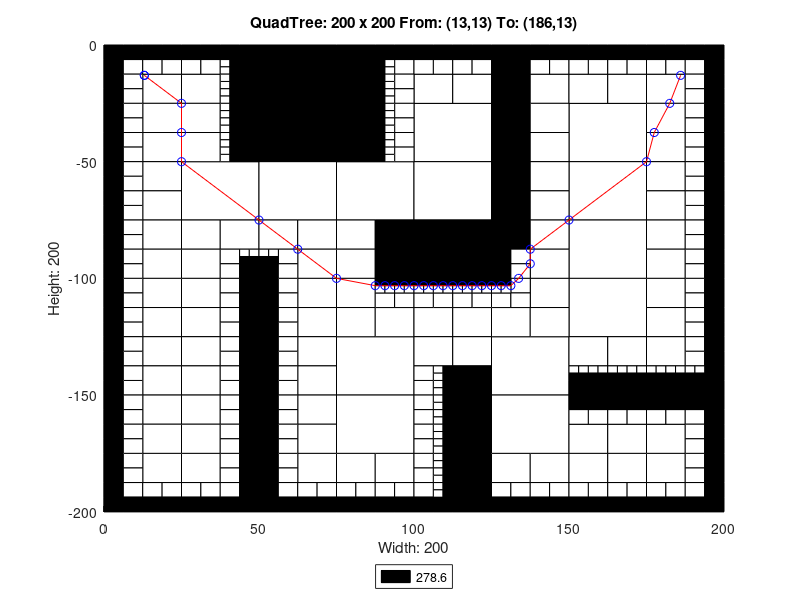

The MATLAB script that drew this image:
axis([0 200 -200 0]);
title('QuadTree: 200 x 200 From: (13,13) To: (186,13)');
xlabel('Width: 200');
ylabel('Height: 200');
rectangle('Position',[50 -25 25 25], 'FaceColor',[0 0 0]);
rectangle('Position',[50 -50 25 25], 'FaceColor',[0 0 0]);
rectangle('Position',[25 -75 25 25], 'FaceColor',[1 1 1]);
rectangle('Position',[50 -75 25 25], 'FaceColor',[1 1 1]);
rectangle('Position',[75 -75 25 25], 'FaceColor',[1 1 1]);
rectangle('Position',[100 -50 25 25], 'FaceColor',[1 1 1]);
rectangle('Position',[150 -50 25 25], 'FaceColor',[1 1 1]);
rectangle('Position',[100 -75 25 25], 'FaceColor',[1 1 1]);
rectangle('Position',[100 -100 25 25], 'FaceColor',[0 0 0]);
rectangle('Position',[150 -75 25 25], 'FaceColor',[1 1 1]);
rectangle('Position',[150 -100 25 25], 'FaceColor',[1 1 1]);
rectangle('Position',[75 -150 25 25], 'FaceColor',[1 1 1]);
rectangle('Position',[75 -175 25 25], 'FaceColor',[1 1 1]);
rectangle('Position',[125 -150 25 25], 'FaceColor',[1 1 1]);
rectangle('Position',[150 -125 25 25], 'FaceColor',[1 1 1]);
rectangle('Position',[125 -175 25 25], 'FaceColor',[1 1 1]);
rectangle('Position',[12.5 -25 12.5 12.5], 'FaceColor',[1 1 1]);
rectangle('Position',[25 -25 12.5 12.5], 'FaceColor',[1 1 1]);
rectangle('Position',[12.5 -37.5 12.5 12.5], 'FaceColor',[1 1 1]);
rectangle('Position',[12.5 -50 12.5 12.5], 'FaceColor',[1 1 1]);
rectangle('Position',[25 -37.5 12.5 12.5], 'FaceColor',[1 1 1]);
rectangle('Position',[25 -50 12.5 12.5], 'FaceColor',[1 1 1]);
rectangle('Position',[75 -12.5 12.5 12.5], 'FaceColor',[0 0 0]);
rectangle('Position',[75 -25 12.5 12.5], 'FaceColor',[0 0 0]);
rectangle('Position',[75 -37.5 12.5 12.5], 'FaceColor',[0 0 0]);
rectangle('Position',[75 -50 12.5 12.5], 'FaceColor',[0 0 0]);
rectangle('Position',[12.5 -62.5 12.5 12.5], 'FaceColor',[1 1 1]);
rectangle('Position',[12.5 -75 12.5 12.5], 'FaceColor',[1 1 1]);
rectangle('Position',[12.5 -87.5 12.5 12.5], 'FaceColor',[1 1 1]);
rectangle('Position',[12.5 -100 12.5 12.5], 'FaceColor',[1 1 1]);
rectangle('Position',[25 -87.5 12.5 12.5], 'FaceColor',[1 1 1]);
rectangle('Position',[37.5 -87.5 12.5 12.5], 'FaceColor',[1 1 1]);
rectangle('Position',[25 -100 12.5 12.5], 'FaceColor',[1 1 1]);
rectangle('Position',[50 -87.5 12.5 12.5], 'FaceColor',[1 1 1]);
rectangle('Position',[62.5 -87.5 12.5 12.5], 'FaceColor',[1 1 1]);
rectangle('Position',[62.5 -100 12.5 12.5], 'FaceColor',[1 1 1]);
rectangle('Position',[75 -87.5 12.5 12.5], 'FaceColor',[1 1 1]);
rectangle('Position',[87.5 -87.5 12.5 12.5], 'FaceColor',[0 0 0]);
rectangle('Position',[75 -100 12.5 12.5], 'FaceColor',[1 1 1]);
rectangle('Position',[87.5 -100 12.5 12.5], 'FaceColor',[0 0 0]);
rectangle('Position',[100 -25 12.5 12.5], 'FaceColor',[1 1 1]);
rectangle('Position',[112.5 -25 12.5 12.5], 'FaceColor',[1 1 1]);
rectangle('Position',[125 -12.5 12.5 12.5], 'FaceColor',[0 0 0]);
rectangle('Position',[125 -25 12.5 12.5], 'FaceColor',[0 0 0]);
rectangle('Position',[137.5 -25 12.5 12.5], 'FaceColor',[1 1 1]);
rectangle('Position',[125 -37.5 12.5 12.5], 'FaceColor',[0 0 0]);
rectangle('Position',[137.5 -37.5 12.5 12.5], 'FaceColor',[1 1 1]);
rectangle('Position',[125 -50 12.5 12.5], 'FaceColor',[0 0 0]);
rectangle('Position',[137.5 -50 12.5 12.5], 'FaceColor',[1 1 1]);
rectangle('Position',[150 -25 12.5 12.5], 'FaceColor',[1 1 1]);
rectangle('Position',[162.5 -25 12.5 12.5], 'FaceColor',[1 1 1]);
rectangle('Position',[175 -25 12.5 12.5], 'FaceColor',[1 1 1]);
rectangle('Position',[175 -37.5 12.5 12.5], 'FaceColor',[1 1 1]);
rectangle('Position',[175 -50 12.5 12.5], 'FaceColor',[1 1 1]);
rectangle('Position',[125 -62.5 12.5 12.5], 'FaceColor',[0 0 0]);
rectangle('Position',[137.5 -62.5 12.5 12.5], 'FaceColor',[1 1 1]);
rectangle('Position',[125 -75 12.5 12.5], 'FaceColor',[0 0 0]);
rectangle('Position',[137.5 -75 12.5 12.5], 'FaceColor',[1 1 1]);
rectangle('Position',[125 -87.5 12.5 12.5], 'FaceColor',[0 0 0]);
rectangle('Position',[137.5 -87.5 12.5 12.5], 'FaceColor',[1 1 1]);
rectangle('Position',[137.5 -100 12.5 12.5], 'FaceColor',[1 1 1]);
rectangle('Position',[175 -62.5 12.5 12.5], 'FaceColor',[1 1 1]);
rectangle('Position',[175 -75 12.5 12.5], 'FaceColor',[1 1 1]);
rectangle('Position',[175 -87.5 12.5 12.5], 'FaceColor',[1 1 1]);
rectangle('Position',[175 -100 12.5 12.5], 'FaceColor',[1 1 1]);
rectangle('Position',[12.5 -112.5 12.5 12.5], 'FaceColor',[1 1 1]);
rectangle('Position',[12.5 -125 12.5 12.5], 'FaceColor',[1 1 1]);
rectangle('Position',[25 -112.5 12.5 12.5], 'FaceColor',[1 1 1]);
rectangle('Position',[25 -125 12.5 12.5], 'FaceColor',[1 1 1]);
rectangle('Position',[12.5 -137.5 12.5 12.5], 'FaceColor',[1 1 1]);
rectangle('Position',[12.5 -150 12.5 12.5], 'FaceColor',[1 1 1]);
rectangle('Position',[25 -137.5 12.5 12.5], 'FaceColor',[1 1 1]);
rectangle('Position',[25 -150 12.5 12.5], 'FaceColor',[1 1 1]);
rectangle('Position',[62.5 -112.5 12.5 12.5], 'FaceColor',[1 1 1]);
rectangle('Position',[62.5 -125 12.5 12.5], 'FaceColor',[1 1 1]);
rectangle('Position',[75 -112.5 12.5 12.5], 'FaceColor',[1 1 1]);
rectangle('Position',[75 -125 12.5 12.5], 'FaceColor',[1 1 1]);
rectangle('Position',[87.5 -125 12.5 12.5], 'FaceColor',[1 1 1]);
rectangle('Position',[62.5 -137.5 12.5 12.5], 'FaceColor',[1 1 1]);
rectangle('Position',[62.5 -150 12.5 12.5], 'FaceColor',[1 1 1]);
rectangle('Position',[12.5 -162.5 12.5 12.5], 'FaceColor',[1 1 1]);
rectangle('Position',[12.5 -175 12.5 12.5], 'FaceColor',[1 1 1]);
rectangle('Position',[25 -162.5 12.5 12.5], 'FaceColor',[1 1 1]);
rectangle('Position',[25 -175 12.5 12.5], 'FaceColor',[1 1 1]);
rectangle('Position',[12.5 -187.5 12.5 12.5], 'FaceColor',[1 1 1]);
rectangle('Position',[25 -187.5 12.5 12.5], 'FaceColor',[1 1 1]);
rectangle('Position',[62.5 -162.5 12.5 12.5], 'FaceColor',[1 1 1]);
rectangle('Position',[62.5 -175 12.5 12.5], 'FaceColor',[1 1 1]);
rectangle('Position',[62.5 -187.5 12.5 12.5], 'FaceColor',[1 1 1]);
rectangle('Position',[75 -187.5 12.5 12.5], 'FaceColor',[1 1 1]);
rectangle('Position',[87.5 -187.5 12.5 12.5], 'FaceColor',[1 1 1]);
rectangle('Position',[100 -125 12.5 12.5], 'FaceColor',[1 1 1]);
rectangle('Position',[112.5 -125 12.5 12.5], 'FaceColor',[1 1 1]);
rectangle('Position',[137.5 -112.5 12.5 12.5], 'FaceColor',[1 1 1]);
rectangle('Position',[125 -125 12.5 12.5], 'FaceColor',[1 1 1]);
rectangle('Position',[137.5 -125 12.5 12.5], 'FaceColor',[1 1 1]);
rectangle('Position',[100 -137.5 12.5 12.5], 'FaceColor',[1 1 1]);
rectangle('Position',[112.5 -137.5 12.5 12.5], 'FaceColor',[1 1 1]);
rectangle('Position',[112.5 -150 12.5 12.5], 'FaceColor',[0 0 0]);
rectangle('Position',[175 -112.5 12.5 12.5], 'FaceColor',[1 1 1]);
rectangle('Position',[175 -125 12.5 12.5], 'FaceColor',[1 1 1]);
rectangle('Position',[150 -137.5 12.5 12.5], 'FaceColor',[1 1 1]);
rectangle('Position',[162.5 -137.5 12.5 12.5], 'FaceColor',[1 1 1]);
rectangle('Position',[175 -137.5 12.5 12.5], 'FaceColor',[1 1 1]);
rectangle('Position',[112.5 -162.5 12.5 12.5], 'FaceColor',[0 0 0]);
rectangle('Position',[112.5 -175 12.5 12.5], 'FaceColor',[0 0 0]);
rectangle('Position',[112.5 -187.5 12.5 12.5], 'FaceColor',[0 0 0]);
rectangle('Position',[112.5 -200 12.5 12.5], 'FaceColor',[0 0 0]);
rectangle('Position',[125 -187.5 12.5 12.5], 'FaceColor',[1 1 1]);
rectangle('Position',[137.5 -187.5 12.5 12.5], 'FaceColor',[1 1 1]);
rectangle('Position',[150 -175 12.5 12.5], 'FaceColor',[1 1 1]);
rectangle('Position',[162.5 -175 12.5 12.5], 'FaceColor',[1 1 1]);
rectangle('Position',[175 -175 12.5 12.5], 'FaceColor',[1 1 1]);
rectangle('Position',[150 -187.5 12.5 12.5], 'FaceColor',[1 1 1]);
rectangle('Position',[162.5 -187.5 12.5 12.5], 'FaceColor',[1 1 1]);
rectangle('Position',[175 -187.5 12.5 12.5], 'FaceColor',[1 1 1]);
rectangle('Position',[0 -6.25 6.25 6.25], 'FaceColor',[0 0 0]);
rectangle('Position',[6.25 -6.25 6.25 6.25], 'FaceColor',[0 0 0]);
rectangle('Position',[0 -12.5 6.25 6.25], 'FaceColor',[0 0 0]);
rectangle('Position',[6.25 -12.5 6.25 6.25], 'FaceColor',[1 1 1]);
rectangle('Position',[12.5 -6.25 6.25 6.25], 'FaceColor',[0 0 0]);
rectangle('Position',[18.75 -6.25 6.25 6.25], 'FaceColor',[0 0 0]);
rectangle('Position',[12.5 -12.5 6.25 6.25], 'FaceColor',[1 1 1]);
rectangle('Position',[18.75 -12.5 6.25 6.25], 'FaceColor',[1 1 1]);
rectangle('Position',[0 -18.75 6.25 6.25], 'FaceColor',[0 0 0]);
rectangle('Position',[6.25 -18.75 6.25 6.25], 'FaceColor',[1 1 1]);
rectangle('Position',[0 -25 6.25 6.25], 'FaceColor',[0 0 0]);
rectangle('Position',[6.25 -25 6.25 6.25], 'FaceColor',[1 1 1]);
rectangle('Position',[25 -6.25 6.25 6.25], 'FaceColor',[0 0 0]);
rectangle('Position',[31.25 -6.25 6.25 6.25], 'FaceColor',[0 0 0]);
rectangle('Position',[25 -12.5 6.25 6.25], 'FaceColor',[1 1 1]);
rectangle('Position',[31.25 -12.5 6.25 6.25], 'FaceColor',[1 1 1]);
rectangle('Position',[37.5 -6.25 6.25 6.25], 'FaceColor',[0 0 0]);
rectangle('Position',[43.75 -6.25 6.25 6.25], 'FaceColor',[0 0 0]);
rectangle('Position',[43.75 -12.5 6.25 6.25], 'FaceColor',[0 0 0]);
rectangle('Position',[43.75 -18.75 6.25 6.25], 'FaceColor',[0 0 0]);
rectangle('Position',[43.75 -25 6.25 6.25], 'FaceColor',[0 0 0]);
rectangle('Position',[0 -31.25 6.25 6.25], 'FaceColor',[0 0 0]);
rectangle('Position',[6.25 -31.25 6.25 6.25], 'FaceColor',[1 1 1]);
rectangle('Position',[0 -37.5 6.25 6.25], 'FaceColor',[0 0 0]);
rectangle('Position',[6.25 -37.5 6.25 6.25], 'FaceColor',[1 1 1]);
rectangle('Position',[0 -43.75 6.25 6.25], 'FaceColor',[0 0 0]);
rectangle('Position',[6.25 -43.75 6.25 6.25], 'FaceColor',[1 1 1]);
rectangle('Position',[0 -50 6.25 6.25], 'FaceColor',[0 0 0]);
rectangle('Position',[6.25 -50 6.25 6.25], 'FaceColor',[1 1 1]);
rectangle('Position',[43.75 -31.25 6.25 6.25], 'FaceColor',[0 0 0]);
rectangle('Position',[43.75 -37.5 6.25 6.25], 'FaceColor',[0 0 0]);
rectangle('Position',[43.75 -43.75 6.25 6.25], 'FaceColor',[0 0 0]);
rectangle('Position',[43.75 -50 6.25 6.25], 'FaceColor',[0 0 0]);
rectangle('Position',[87.5 -6.25 6.25 6.25], 'FaceColor',[0 0 0]);
rectangle('Position',[93.75 -6.25 6.25 6.25], 'FaceColor',[0 0 0]);
rectangle('Position',[93.75 -12.5 6.25 6.25], 'FaceColor',[1 1 1]);
rectangle('Position',[93.75 -18.75 6.25 6.25], 'FaceColor',[1 1 1]);
rectangle('Position',[93.75 -25 6.25 6.25], 'FaceColor',[1 1 1]);
rectangle('Position',[93.75 -31.25 6.25 6.25], 'FaceColor',[1 1 1]);
rectangle('Position',[93.75 -37.5 6.25 6.25], 'FaceColor',[1 1 1]);
rectangle('Position',[93.75 -43.75 6.25 6.25], 'FaceColor',[1 1 1]);
rectangle('Position',[93.75 -50 6.25 6.25], 'FaceColor',[1 1 1]);
rectangle('Position',[0 -56.25 6.25 6.25], 'FaceColor',[0 0 0]);
rectangle('Position',[6.25 -56.25 6.25 6.25], 'FaceColor',[1 1 1]);
rectangle('Position',[0 -62.5 6.25 6.25], 'FaceColor',[0 0 0]);
rectangle('Position',[6.25 -62.5 6.25 6.25], 'FaceColor',[1 1 1]);
rectangle('Position',[0 -68.75 6.25 6.25], 'FaceColor',[0 0 0]);
rectangle('Position',[6.25 -68.75 6.25 6.25], 'FaceColor',[1 1 1]);
rectangle('Position',[0 -75 6.25 6.25], 'FaceColor',[0 0 0]);
rectangle('Position',[6.25 -75 6.25 6.25], 'FaceColor',[1 1 1]);
rectangle('Position',[0 -81.25 6.25 6.25], 'FaceColor',[0 0 0]);
rectangle('Position',[6.25 -81.25 6.25 6.25], 'FaceColor',[1 1 1]);
rectangle('Position',[0 -87.5 6.25 6.25], 'FaceColor',[0 0 0]);
rectangle('Position',[6.25 -87.5 6.25 6.25], 'FaceColor',[1 1 1]);
rectangle('Position',[0 -93.75 6.25 6.25], 'FaceColor',[0 0 0]);
rectangle('Position',[6.25 -93.75 6.25 6.25], 'FaceColor',[1 1 1]);
rectangle('Position',[0 -100 6.25 6.25], 'FaceColor',[0 0 0]);
rectangle('Position',[6.25 -100 6.25 6.25], 'FaceColor',[1 1 1]);
rectangle('Position',[37.5 -93.75 6.25 6.25], 'FaceColor',[1 1 1]);
rectangle('Position',[37.5 -100 6.25 6.25], 'FaceColor',[1 1 1]);
rectangle('Position',[43.75 -100 6.25 6.25], 'FaceColor',[0 0 0]);
rectangle('Position',[56.25 -93.75 6.25 6.25], 'FaceColor',[1 1 1]);
rectangle('Position',[50 -100 6.25 6.25], 'FaceColor',[0 0 0]);
rectangle('Position',[56.25 -100 6.25 6.25], 'FaceColor',[1 1 1]);
rectangle('Position',[100 -6.25 6.25 6.25], 'FaceColor',[0 0 0]);
rectangle('Position',[106.25 -6.25 6.25 6.25], 'FaceColor',[0 0 0]);
rectangle('Position',[100 -12.5 6.25 6.25], 'FaceColor',[1 1 1]);
rectangle('Position',[106.25 -12.5 6.25 6.25], 'FaceColor',[1 1 1]);
rectangle('Position',[112.5 -6.25 6.25 6.25], 'FaceColor',[0 0 0]);
rectangle('Position',[118.75 -6.25 6.25 6.25], 'FaceColor',[0 0 0]);
rectangle('Position',[112.5 -12.5 6.25 6.25], 'FaceColor',[1 1 1]);
rectangle('Position',[118.75 -12.5 6.25 6.25], 'FaceColor',[1 1 1]);
rectangle('Position',[137.5 -6.25 6.25 6.25], 'FaceColor',[0 0 0]);
rectangle('Position',[143.75 -6.25 6.25 6.25], 'FaceColor',[0 0 0]);
rectangle('Position',[137.5 -12.5 6.25 6.25], 'FaceColor',[1 1 1]);
rectangle('Position',[143.75 -12.5 6.25 6.25], 'FaceColor',[1 1 1]);
rectangle('Position',[150 -6.25 6.25 6.25], 'FaceColor',[0 0 0]);
rectangle('Position',[156.25 -6.25 6.25 6.25], 'FaceColor',[0 0 0]);
rectangle('Position',[150 -12.5 6.25 6.25], 'FaceColor',[1 1 1]);
rectangle('Position',[156.25 -12.5 6.25 6.25], 'FaceColor',[1 1 1]);
rectangle('Position',[162.5 -6.25 6.25 6.25], 'FaceColor',[0 0 0]);
rectangle('Position',[168.75 -6.25 6.25 6.25], 'FaceColor',[0 0 0]);
rectangle('Position',[162.5 -12.5 6.25 6.25], 'FaceColor',[1 1 1]);
rectangle('Position',[168.75 -12.5 6.25 6.25], 'FaceColor',[1 1 1]);
rectangle('Position',[175 -6.25 6.25 6.25], 'FaceColor',[0 0 0]);
rectangle('Position',[181.25 -6.25 6.25 6.25], 'FaceColor',[0 0 0]);
rectangle('Position',[175 -12.5 6.25 6.25], 'FaceColor',[1 1 1]);
rectangle('Position',[181.25 -12.5 6.25 6.25], 'FaceColor',[1 1 1]);
rectangle('Position',[187.5 -6.25 6.25 6.25], 'FaceColor',[0 0 0]);
rectangle('Position',[193.75 -6.25 6.25 6.25], 'FaceColor',[0 0 0]);
rectangle('Position',[187.5 -12.5 6.25 6.25], 'FaceColor',[1 1 1]);
rectangle('Position',[193.75 -12.5 6.25 6.25], 'FaceColor',[0 0 0]);
rectangle('Position',[187.5 -18.75 6.25 6.25], 'FaceColor',[1 1 1]);
rectangle('Position',[193.75 -18.75 6.25 6.25], 'FaceColor',[0 0 0]);
rectangle('Position',[187.5 -25 6.25 6.25], 'FaceColor',[1 1 1]);
rectangle('Position',[193.75 -25 6.25 6.25], 'FaceColor',[0 0 0]);
rectangle('Position',[187.5 -31.25 6.25 6.25], 'FaceColor',[1 1 1]);
rectangle('Position',[193.75 -31.25 6.25 6.25], 'FaceColor',[0 0 0]);
rectangle('Position',[187.5 -37.5 6.25 6.25], 'FaceColor',[1 1 1]);
rectangle('Position',[193.75 -37.5 6.25 6.25], 'FaceColor',[0 0 0]);
rectangle('Position',[187.5 -43.75 6.25 6.25], 'FaceColor',[1 1 1]);
rectangle('Position',[193.75 -43.75 6.25 6.25], 'FaceColor',[0 0 0]);
rectangle('Position',[187.5 -50 6.25 6.25], 'FaceColor',[1 1 1]);
rectangle('Position',[193.75 -50 6.25 6.25], 'FaceColor',[0 0 0]);
rectangle('Position',[125 -93.75 6.25 6.25], 'FaceColor',[0 0 0]);
rectangle('Position',[131.25 -93.75 6.25 6.25], 'FaceColor',[1 1 1]);
rectangle('Position',[125 -100 6.25 6.25], 'FaceColor',[0 0 0]);
rectangle('Position',[131.25 -100 6.25 6.25], 'FaceColor',[1 1 1]);
rectangle('Position',[187.5 -56.25 6.25 6.25], 'FaceColor',[1 1 1]);
rectangle('Position',[193.75 -56.25 6.25 6.25], 'FaceColor',[0 0 0]);
rectangle('Position',[187.5 -62.5 6.25 6.25], 'FaceColor',[1 1 1]);
rectangle('Position',[193.75 -62.5 6.25 6.25], 'FaceColor',[0 0 0]);
rectangle('Position',[187.5 -68.75 6.25 6.25], 'FaceColor',[1 1 1]);
rectangle('Position',[193.75 -68.75 6.25 6.25], 'FaceColor',[0 0 0]);
rectangle('Position',[187.5 -75 6.25 6.25], 'FaceColor',[1 1 1]);
rectangle('Position',[193.75 -75 6.25 6.25], 'FaceColor',[0 0 0]);
rectangle('Position',[187.5 -81.25 6.25 6.25], 'FaceColor',[1 1 1]);
rectangle('Position',[193.75 -81.25 6.25 6.25], 'FaceColor',[0 0 0]);
rectangle('Position',[187.5 -87.5 6.25 6.25], 'FaceColor',[1 1 1]);
rectangle('Position',[193.75 -87.5 6.25 6.25], 'FaceColor',[0 0 0]);
rectangle('Position',[187.5 -93.75 6.25 6.25], 'FaceColor',[1 1 1]);
rectangle('Position',[193.75 -93.75 6.25 6.25], 'FaceColor',[0 0 0]);
rectangle('Position',[187.5 -100 6.25 6.25], 'FaceColor',[1 1 1]);
rectangle('Position',[193.75 -100 6.25 6.25], 'FaceColor',[0 0 0]);
rectangle('Position',[0 -106.25 6.25 6.25], 'FaceColor',[0 0 0]);
rectangle('Position',[6.25 -106.25 6.25 6.25], 'FaceColor',[1 1 1]);
rectangle('Position',[0 -112.5 6.25 6.25], 'FaceColor',[0 0 0]);
rectangle('Position',[6.25 -112.5 6.25 6.25], 'FaceColor',[1 1 1]);
rectangle('Position',[0 -118.75 6.25 6.25], 'FaceColor',[0 0 0]);
rectangle('Position',[6.25 -118.75 6.25 6.25], 'FaceColor',[1 1 1]);
rectangle('Position',[0 -125 6.25 6.25], 'FaceColor',[0 0 0]);
rectangle('Position',[6.25 -125 6.25 6.25], 'FaceColor',[1 1 1]);
rectangle('Position',[37.5 -106.25 6.25 6.25], 'FaceColor',[1 1 1]);
rectangle('Position',[43.75 -106.25 6.25 6.25], 'FaceColor',[0 0 0]);
rectangle('Position',[37.5 -112.5 6.25 6.25], 'FaceColor',[1 1 1]);
rectangle('Position',[43.75 -112.5 6.25 6.25], 'FaceColor',[0 0 0]);
rectangle('Position',[37.5 -118.75 6.25 6.25], 'FaceColor',[1 1 1]);
rectangle('Position',[43.75 -118.75 6.25 6.25], 'FaceColor',[0 0 0]);
rectangle('Position',[37.5 -125 6.25 6.25], 'FaceColor',[1 1 1]);
rectangle('Position',[43.75 -125 6.25 6.25], 'FaceColor',[0 0 0]);
rectangle('Position',[0 -131.25 6.25 6.25], 'FaceColor',[0 0 0]);
rectangle('Position',[6.25 -131.25 6.25 6.25], 'FaceColor',[1 1 1]);
rectangle('Position',[0 -137.5 6.25 6.25], 'FaceColor',[0 0 0]);
rectangle('Position',[6.25 -137.5 6.25 6.25], 'FaceColor',[1 1 1]);
rectangle('Position',[0 -143.75 6.25 6.25], 'FaceColor',[0 0 0]);
rectangle('Position',[6.25 -143.75 6.25 6.25], 'FaceColor',[1 1 1]);
rectangle('Position',[0 -150 6.25 6.25], 'FaceColor',[0 0 0]);
rectangle('Position',[6.25 -150 6.25 6.25], 'FaceColor',[1 1 1]);
rectangle('Position',[37.5 -131.25 6.25 6.25], 'FaceColor',[1 1 1]);
rectangle('Position',[43.75 -131.25 6.25 6.25], 'FaceColor',[0 0 0]);
rectangle('Position',[37.5 -137.5 6.25 6.25], 'FaceColor',[1 1 1]);
rectangle('Position',[43.75 -137.5 6.25 6.25], 'FaceColor',[0 0 0]);
rectangle('Position',[37.5 -143.75 6.25 6.25], 'FaceColor',[1 1 1]);
rectangle('Position',[43.75 -143.75 6.25 6.25], 'FaceColor',[0 0 0]);
rectangle('Position',[37.5 -150 6.25 6.25], 'FaceColor',[1 1 1]);
rectangle('Position',[43.75 -150 6.25 6.25], 'FaceColor',[0 0 0]);
rectangle('Position',[50 -106.25 6.25 6.25], 'FaceColor',[0 0 0]);
rectangle('Position',[56.25 -106.25 6.25 6.25], 'FaceColor',[1 1 1]);
rectangle('Position',[50 -112.5 6.25 6.25], 'FaceColor',[0 0 0]);
rectangle('Position',[56.25 -112.5 6.25 6.25], 'FaceColor',[1 1 1]);
rectangle('Position',[50 -118.75 6.25 6.25], 'FaceColor',[0 0 0]);
rectangle('Position',[56.25 -118.75 6.25 6.25], 'FaceColor',[1 1 1]);
rectangle('Position',[50 -125 6.25 6.25], 'FaceColor',[0 0 0]);
rectangle('Position',[56.25 -125 6.25 6.25], 'FaceColor',[1 1 1]);
rectangle('Position',[87.5 -112.5 6.25 6.25], 'FaceColor',[1 1 1]);
rectangle('Position',[93.75 -112.5 6.25 6.25], 'FaceColor',[1 1 1]);
rectangle('Position',[50 -131.25 6.25 6.25], 'FaceColor',[0 0 0]);
rectangle('Position',[56.25 -131.25 6.25 6.25], 'FaceColor',[1 1 1]);
rectangle('Position',[50 -137.5 6.25 6.25], 'FaceColor',[0 0 0]);
rectangle('Position',[56.25 -137.5 6.25 6.25], 'FaceColor',[1 1 1]);
rectangle('Position',[50 -143.75 6.25 6.25], 'FaceColor',[0 0 0]);
rectangle('Position',[56.25 -143.75 6.25 6.25], 'FaceColor',[1 1 1]);
rectangle('Position',[50 -150 6.25 6.25], 'FaceColor',[0 0 0]);
rectangle('Position',[56.25 -150 6.25 6.25], 'FaceColor',[1 1 1]);
rectangle('Position',[0 -156.25 6.25 6.25], 'FaceColor',[0 0 0]);
rectangle('Position',[6.25 -156.25 6.25 6.25], 'FaceColor',[1 1 1]);
rectangle('Position',[0 -162.5 6.25 6.25], 'FaceColor',[0 0 0]);
rectangle('Position',[6.25 -162.5 6.25 6.25], 'FaceColor',[1 1 1]);
rectangle('Position',[0 -168.75 6.25 6.25], 'FaceColor',[0 0 0]);
rectangle('Position',[6.25 -168.75 6.25 6.25], 'FaceColor',[1 1 1]);
rectangle('Position',[0 -175 6.25 6.25], 'FaceColor',[0 0 0]);
rectangle('Position',[6.25 -175 6.25 6.25], 'FaceColor',[1 1 1]);
rectangle('Position',[37.5 -156.25 6.25 6.25], 'FaceColor',[1 1 1]);
rectangle('Position',[43.75 -156.25 6.25 6.25], 'FaceColor',[0 0 0]);
rectangle('Position',[37.5 -162.5 6.25 6.25], 'FaceColor',[1 1 1]);
rectangle('Position',[43.75 -162.5 6.25 6.25], 'FaceColor',[0 0 0]);
rectangle('Position',[37.5 -168.75 6.25 6.25], 'FaceColor',[1 1 1]);
rectangle('Position',[43.75 -168.75 6.25 6.25], 'FaceColor',[0 0 0]);
rectangle('Position',[37.5 -175 6.25 6.25], 'FaceColor',[1 1 1]);
rectangle('Position',[43.75 -175 6.25 6.25], 'FaceColor',[0 0 0]);
rectangle('Position',[0 -181.25 6.25 6.25], 'FaceColor',[0 0 0]);
rectangle('Position',[6.25 -181.25 6.25 6.25], 'FaceColor',[1 1 1]);
rectangle('Position',[0 -187.5 6.25 6.25], 'FaceColor',[0 0 0]);
rectangle('Position',[6.25 -187.5 6.25 6.25], 'FaceColor',[1 1 1]);
rectangle('Position',[0 -193.75 6.25 6.25], 'FaceColor',[0 0 0]);
rectangle('Position',[6.25 -193.75 6.25 6.25], 'FaceColor',[1 1 1]);
rectangle('Position',[0 -200 6.25 6.25], 'FaceColor',[0 0 0]);
rectangle('Position',[6.25 -200 6.25 6.25], 'FaceColor',[0 0 0]);
rectangle('Position',[12.5 -193.75 6.25 6.25], 'FaceColor',[1 1 1]);
rectangle('Position',[18.75 -193.75 6.25 6.25], 'FaceColor',[1 1 1]);
rectangle('Position',[12.5 -200 6.25 6.25], 'FaceColor',[0 0 0]);
rectangle('Position',[18.75 -200 6.25 6.25], 'FaceColor',[0 0 0]);
rectangle('Position',[37.5 -181.25 6.25 6.25], 'FaceColor',[1 1 1]);
rectangle('Position',[43.75 -181.25 6.25 6.25], 'FaceColor',[0 0 0]);
rectangle('Position',[37.5 -187.5 6.25 6.25], 'FaceColor',[1 1 1]);
rectangle('Position',[43.75 -187.5 6.25 6.25], 'FaceColor',[0 0 0]);
rectangle('Position',[25 -193.75 6.25 6.25], 'FaceColor',[1 1 1]);
rectangle('Position',[31.25 -193.75 6.25 6.25], 'FaceColor',[1 1 1]);
rectangle('Position',[25 -200 6.25 6.25], 'FaceColor',[0 0 0]);
rectangle('Position',[31.25 -200 6.25 6.25], 'FaceColor',[0 0 0]);
rectangle('Position',[37.5 -193.75 6.25 6.25], 'FaceColor',[1 1 1]);
rectangle('Position',[43.75 -193.75 6.25 6.25], 'FaceColor',[0 0 0]);
rectangle('Position',[37.5 -200 6.25 6.25], 'FaceColor',[0 0 0]);
rectangle('Position',[43.75 -200 6.25 6.25], 'FaceColor',[0 0 0]);
rectangle('Position',[50 -156.25 6.25 6.25], 'FaceColor',[0 0 0]);
rectangle('Position',[56.25 -156.25 6.25 6.25], 'FaceColor',[1 1 1]);
rectangle('Position',[50 -162.5 6.25 6.25], 'FaceColor',[0 0 0]);
rectangle('Position',[56.25 -162.5 6.25 6.25], 'FaceColor',[1 1 1]);
rectangle('Position',[50 -168.75 6.25 6.25], 'FaceColor',[0 0 0]);
rectangle('Position',[56.25 -168.75 6.25 6.25], 'FaceColor',[1 1 1]);
rectangle('Position',[50 -175 6.25 6.25], 'FaceColor',[0 0 0]);
rectangle('Position',[56.25 -175 6.25 6.25], 'FaceColor',[1 1 1]);
rectangle('Position',[50 -181.25 6.25 6.25], 'FaceColor',[0 0 0]);
rectangle('Position',[56.25 -181.25 6.25 6.25], 'FaceColor',[1 1 1]);
rectangle('Position',[50 -187.5 6.25 6.25], 'FaceColor',[0 0 0]);
rectangle('Position',[56.25 -187.5 6.25 6.25], 'FaceColor',[1 1 1]);
rectangle('Position',[50 -193.75 6.25 6.25], 'FaceColor',[0 0 0]);
rectangle('Position',[56.25 -193.75 6.25 6.25], 'FaceColor',[1 1 1]);
rectangle('Position',[50 -200 6.25 6.25], 'FaceColor',[0 0 0]);
rectangle('Position',[56.25 -200 6.25 6.25], 'FaceColor',[0 0 0]);
rectangle('Position',[62.5 -193.75 6.25 6.25], 'FaceColor',[1 1 1]);
rectangle('Position',[68.75 -193.75 6.25 6.25], 'FaceColor',[1 1 1]);
rectangle('Position',[62.5 -200 6.25 6.25], 'FaceColor',[0 0 0]);
rectangle('Position',[68.75 -200 6.25 6.25], 'FaceColor',[0 0 0]);
rectangle('Position',[75 -193.75 6.25 6.25], 'FaceColor',[1 1 1]);
rectangle('Position',[81.25 -193.75 6.25 6.25], 'FaceColor',[1 1 1]);
rectangle('Position',[75 -200 6.25 6.25], 'FaceColor',[0 0 0]);
rectangle('Position',[81.25 -200 6.25 6.25], 'FaceColor',[0 0 0]);
rectangle('Position',[87.5 -193.75 6.25 6.25], 'FaceColor',[1 1 1]);
rectangle('Position',[93.75 -193.75 6.25 6.25], 'FaceColor',[1 1 1]);
rectangle('Position',[87.5 -200 6.25 6.25], 'FaceColor',[0 0 0]);
rectangle('Position',[93.75 -200 6.25 6.25], 'FaceColor',[0 0 0]);
rectangle('Position',[100 -112.5 6.25 6.25], 'FaceColor',[1 1 1]);
rectangle('Position',[106.25 -112.5 6.25 6.25], 'FaceColor',[1 1 1]);
rectangle('Position',[112.5 -112.5 6.25 6.25], 'FaceColor',[1 1 1]);
rectangle('Position',[118.75 -112.5 6.25 6.25], 'FaceColor',[1 1 1]);
rectangle('Position',[131.25 -106.25 6.25 6.25], 'FaceColor',[1 1 1]);
rectangle('Position',[125 -112.5 6.25 6.25], 'FaceColor',[1 1 1]);
rectangle('Position',[131.25 -112.5 6.25 6.25], 'FaceColor',[1 1 1]);
rectangle('Position',[100 -143.75 6.25 6.25], 'FaceColor',[1 1 1]);
rectangle('Position',[100 -150 6.25 6.25], 'FaceColor',[1 1 1]);
rectangle('Position',[187.5 -106.25 6.25 6.25], 'FaceColor',[1 1 1]);
rectangle('Position',[193.75 -106.25 6.25 6.25], 'FaceColor',[0 0 0]);
rectangle('Position',[187.5 -112.5 6.25 6.25], 'FaceColor',[1 1 1]);
rectangle('Position',[193.75 -112.5 6.25 6.25], 'FaceColor',[0 0 0]);
rectangle('Position',[187.5 -118.75 6.25 6.25], 'FaceColor',[1 1 1]);
rectangle('Position',[193.75 -118.75 6.25 6.25], 'FaceColor',[0 0 0]);
rectangle('Position',[187.5 -125 6.25 6.25], 'FaceColor',[1 1 1]);
rectangle('Position',[193.75 -125 6.25 6.25], 'FaceColor',[0 0 0]);
rectangle('Position',[150 -150 6.25 6.25], 'FaceColor',[0 0 0]);
rectangle('Position',[156.25 -150 6.25 6.25], 'FaceColor',[0 0 0]);
rectangle('Position',[162.5 -150 6.25 6.25], 'FaceColor',[0 0 0]);
rectangle('Position',[168.75 -150 6.25 6.25], 'FaceColor',[0 0 0]);
rectangle('Position',[187.5 -131.25 6.25 6.25], 'FaceColor',[1 1 1]);
rectangle('Position',[193.75 -131.25 6.25 6.25], 'FaceColor',[0 0 0]);
rectangle('Position',[187.5 -137.5 6.25 6.25], 'FaceColor',[1 1 1]);
rectangle('Position',[193.75 -137.5 6.25 6.25], 'FaceColor',[0 0 0]);
rectangle('Position',[175 -150 6.25 6.25], 'FaceColor',[0 0 0]);
rectangle('Position',[181.25 -150 6.25 6.25], 'FaceColor',[0 0 0]);
rectangle('Position',[193.75 -143.75 6.25 6.25], 'FaceColor',[0 0 0]);
rectangle('Position',[187.5 -150 6.25 6.25], 'FaceColor',[0 0 0]);
rectangle('Position',[193.75 -150 6.25 6.25], 'FaceColor',[0 0 0]);
rectangle('Position',[100 -156.25 6.25 6.25], 'FaceColor',[1 1 1]);
rectangle('Position',[100 -162.5 6.25 6.25], 'FaceColor',[1 1 1]);
rectangle('Position',[100 -168.75 6.25 6.25], 'FaceColor',[1 1 1]);
rectangle('Position',[100 -175 6.25 6.25], 'FaceColor',[1 1 1]);
rectangle('Position',[100 -181.25 6.25 6.25], 'FaceColor',[1 1 1]);
rectangle('Position',[100 -187.5 6.25 6.25], 'FaceColor',[1 1 1]);
rectangle('Position',[100 -193.75 6.25 6.25], 'FaceColor',[1 1 1]);
rectangle('Position',[100 -200 6.25 6.25], 'FaceColor',[0 0 0]);
rectangle('Position',[106.25 -200 6.25 6.25], 'FaceColor',[0 0 0]);
rectangle('Position',[125 -193.75 6.25 6.25], 'FaceColor',[1 1 1]);
rectangle('Position',[131.25 -193.75 6.25 6.25], 'FaceColor',[1 1 1]);
rectangle('Position',[125 -200 6.25 6.25], 'FaceColor',[0 0 0]);
rectangle('Position',[131.25 -200 6.25 6.25], 'FaceColor',[0 0 0]);
rectangle('Position',[137.5 -193.75 6.25 6.25], 'FaceColor',[1 1 1]);
rectangle('Position',[143.75 -193.75 6.25 6.25], 'FaceColor',[1 1 1]);
rectangle('Position',[137.5 -200 6.25 6.25], 'FaceColor',[0 0 0]);
rectangle('Position',[143.75 -200 6.25 6.25], 'FaceColor',[0 0 0]);
rectangle('Position',[150 -156.25 6.25 6.25], 'FaceColor',[0 0 0]);
rectangle('Position',[156.25 -156.25 6.25 6.25], 'FaceColor',[0 0 0]);
rectangle('Position',[150 -162.5 6.25 6.25], 'FaceColor',[1 1 1]);
rectangle('Position',[156.25 -162.5 6.25 6.25], 'FaceColor',[1 1 1]);
rectangle('Position',[162.5 -156.25 6.25 6.25], 'FaceColor',[0 0 0]);
rectangle('Position',[168.75 -156.25 6.25 6.25], 'FaceColor',[0 0 0]);
rectangle('Position',[162.5 -162.5 6.25 6.25], 'FaceColor',[1 1 1]);
rectangle('Position',[168.75 -162.5 6.25 6.25], 'FaceColor',[1 1 1]);
rectangle('Position',[175 -156.25 6.25 6.25], 'FaceColor',[0 0 0]);
rectangle('Position',[181.25 -156.25 6.25 6.25], 'FaceColor',[0 0 0]);
rectangle('Position',[175 -162.5 6.25 6.25], 'FaceColor',[1 1 1]);
rectangle('Position',[181.25 -162.5 6.25 6.25], 'FaceColor',[1 1 1]);
rectangle('Position',[187.5 -156.25 6.25 6.25], 'FaceColor',[0 0 0]);
rectangle('Position',[193.75 -156.25 6.25 6.25], 'FaceColor',[0 0 0]);
rectangle('Position',[187.5 -162.5 6.25 6.25], 'FaceColor',[1 1 1]);
rectangle('Position',[193.75 -162.5 6.25 6.25], 'FaceColor',[0 0 0]);
rectangle('Position',[187.5 -168.75 6.25 6.25], 'FaceColor',[1 1 1]);
rectangle('Position',[193.75 -168.75 6.25 6.25], 'FaceColor',[0 0 0]);
rectangle('Position',[187.5 -175 6.25 6.25], 'FaceColor',[1 1 1]);
rectangle('Position',[193.75 -175 6.25 6.25], 'FaceColor',[0 0 0]);
rectangle('Position',[150 -193.75 6.25 6.25], 'FaceColor',[1 1 1]);
rectangle('Position',[156.25 -193.75 6.25 6.25], 'FaceColor',[1 1 1]);
rectangle('Position',[150 -200 6.25 6.25], 'FaceColor',[0 0 0]);
rectangle('Position',[156.25 -200 6.25 6.25], 'FaceColor',[0 0 0]);
rectangle('Position',[162.5 -193.75 6.25 6.25], 'FaceColor',[1 1 1]);
rectangle('Position',[168.75 -193.75 6.25 6.25], 'FaceColor',[1 1 1]);
rectangle('Position',[162.5 -200 6.25 6.25], 'FaceColor',[0 0 0]);
rectangle('Position',[168.75 -200 6.25 6.25], 'FaceColor',[0 0 0]);
rectangle('Position',[187.5 -181.25 6.25 6.25], 'FaceColor',[1 1 1]);
rectangle('Position',[193.75 -181.25 6.25 6.25], 'FaceColor',[0 0 0]);
rectangle('Position',[187.5 -187.5 6.25 6.25], 'FaceColor',[1 1 1]);
rectangle('Position',[193.75 -187.5 6.25 6.25], 'FaceColor',[0 0 0]);
rectangle('Position',[175 -193.75 6.25 6.25], 'FaceColor',[1 1 1]);
rectangle('Position',[181.25 -193.75 6.25 6.25], 'FaceColor',[1 1 1]);
rectangle('Position',[175 -200 6.25 6.25], 'FaceColor',[0 0 0]);
rectangle('Position',[181.25 -200 6.25 6.25], 'FaceColor',[0 0 0]);
rectangle('Position',[187.5 -193.75 6.25 6.25], 'FaceColor',[1 1 1]);
rectangle('Position',[193.75 -193.75 6.25 6.25], 'FaceColor',[0 0 0]);
rectangle('Position',[187.5 -200 6.25 6.25], 'FaceColor',[0 0 0]);
rectangle('Position',[193.75 -200 6.25 6.25], 'FaceColor',[0 0 0]);
rectangle('Position',[37.5 -9.375 3.125 3.125], 'FaceColor',[1 1 1]);
rectangle('Position',[40.625 -9.375 3.125 3.125], 'FaceColor',[0 0 0]);
rectangle('Position',[37.5 -12.5 3.125 3.125], 'FaceColor',[1 1 1]);
rectangle('Position',[40.625 -12.5 3.125 3.125], 'FaceColor',[0 0 0]);
rectangle('Position',[37.5 -15.625 3.125 3.125], 'FaceColor',[1 1 1]);
rectangle('Position',[40.625 -15.625 3.125 3.125], 'FaceColor',[0 0 0]);
rectangle('Position',[37.5 -18.75 3.125 3.125], 'FaceColor',[1 1 1]);
rectangle('Position',[40.625 -18.75 3.125 3.125], 'FaceColor',[0 0 0]);
rectangle('Position',[37.5 -21.875 3.125 3.125], 'FaceColor',[1 1 1]);
rectangle('Position',[40.625 -21.875 3.125 3.125], 'FaceColor',[0 0 0]);
rectangle('Position',[37.5 -25 3.125 3.125], 'FaceColor',[1 1 1]);
rectangle('Position',[40.625 -25 3.125 3.125], 'FaceColor',[0 0 0]);
rectangle('Position',[37.5 -28.125 3.125 3.125], 'FaceColor',[1 1 1]);
rectangle('Position',[40.625 -28.125 3.125 3.125], 'FaceColor',[0 0 0]);
rectangle('Position',[37.5 -31.25 3.125 3.125], 'FaceColor',[1 1 1]);
rectangle('Position',[40.625 -31.25 3.125 3.125], 'FaceColor',[0 0 0]);
rectangle('Position',[37.5 -34.375 3.125 3.125], 'FaceColor',[1 1 1]);
rectangle('Position',[40.625 -34.375 3.125 3.125], 'FaceColor',[0 0 0]);
rectangle('Position',[37.5 -37.5 3.125 3.125], 'FaceColor',[1 1 1]);
rectangle('Position',[40.625 -37.5 3.125 3.125], 'FaceColor',[0 0 0]);
rectangle('Position',[37.5 -40.625 3.125 3.125], 'FaceColor',[1 1 1]);
rectangle('Position',[40.625 -40.625 3.125 3.125], 'FaceColor',[0 0 0]);
rectangle('Position',[37.5 -43.75 3.125 3.125], 'FaceColor',[1 1 1]);
rectangle('Position',[40.625 -43.75 3.125 3.125], 'FaceColor',[0 0 0]);
rectangle('Position',[37.5 -46.875 3.125 3.125], 'FaceColor',[1 1 1]);
rectangle('Position',[40.625 -46.875 3.125 3.125], 'FaceColor',[0 0 0]);
rectangle('Position',[37.5 -50 3.125 3.125], 'FaceColor',[1 1 1]);
rectangle('Position',[40.625 -50 3.125 3.125], 'FaceColor',[0 0 0]);
rectangle('Position',[87.5 -9.375 3.125 3.125], 'FaceColor',[0 0 0]);
rectangle('Position',[90.625 -9.375 3.125 3.125], 'FaceColor',[1 1 1]);
rectangle('Position',[87.5 -12.5 3.125 3.125], 'FaceColor',[0 0 0]);
rectangle('Position',[90.625 -12.5 3.125 3.125], 'FaceColor',[1 1 1]);
rectangle('Position',[87.5 -15.625 3.125 3.125], 'FaceColor',[0 0 0]);
rectangle('Position',[90.625 -15.625 3.125 3.125], 'FaceColor',[1 1 1]);
rectangle('Position',[87.5 -18.75 3.125 3.125], 'FaceColor',[0 0 0]);
rectangle('Position',[90.625 -18.75 3.125 3.125], 'FaceColor',[1 1 1]);
rectangle('Position',[87.5 -21.875 3.125 3.125], 'FaceColor',[0 0 0]);
rectangle('Position',[90.625 -21.875 3.125 3.125], 'FaceColor',[1 1 1]);
rectangle('Position',[87.5 -25 3.125 3.125], 'FaceColor',[0 0 0]);
rectangle('Position',[90.625 -25 3.125 3.125], 'FaceColor',[1 1 1]);
rectangle('Position',[87.5 -28.125 3.125 3.125], 'FaceColor',[0 0 0]);
rectangle('Position',[90.625 -28.125 3.125 3.125], 'FaceColor',[1 1 1]);
rectangle('Position',[87.5 -31.25 3.125 3.125], 'FaceColor',[0 0 0]);
rectangle('Position',[90.625 -31.25 3.125 3.125], 'FaceColor',[1 1 1]);
rectangle('Position',[87.5 -34.375 3.125 3.125], 'FaceColor',[0 0 0]);
rectangle('Position',[90.625 -34.375 3.125 3.125], 'FaceColor',[1 1 1]);
rectangle('Position',[87.5 -37.5 3.125 3.125], 'FaceColor',[0 0 0]);
rectangle('Position',[90.625 -37.5 3.125 3.125], 'FaceColor',[1 1 1]);
rectangle('Position',[87.5 -40.625 3.125 3.125], 'FaceColor',[0 0 0]);
rectangle('Position',[90.625 -40.625 3.125 3.125], 'FaceColor',[1 1 1]);
rectangle('Position',[87.5 -43.75 3.125 3.125], 'FaceColor',[0 0 0]);
rectangle('Position',[90.625 -43.75 3.125 3.125], 'FaceColor',[1 1 1]);
rectangle('Position',[87.5 -46.875 3.125 3.125], 'FaceColor',[0 0 0]);
rectangle('Position',[90.625 -46.875 3.125 3.125], 'FaceColor',[1 1 1]);
rectangle('Position',[87.5 -50 3.125 3.125], 'FaceColor',[0 0 0]);
rectangle('Position',[90.625 -50 3.125 3.125], 'FaceColor',[1 1 1]);
rectangle('Position',[43.75 -90.625 3.125 3.125], 'FaceColor',[1 1 1]);
rectangle('Position',[46.875 -90.625 3.125 3.125], 'FaceColor',[1 1 1]);
rectangle('Position',[43.75 -93.75 3.125 3.125], 'FaceColor',[0 0 0]);
rectangle('Position',[46.875 -93.75 3.125 3.125], 'FaceColor',[0 0 0]);
rectangle('Position',[50 -90.625 3.125 3.125], 'FaceColor',[1 1 1]);
rectangle('Position',[53.125 -90.625 3.125 3.125], 'FaceColor',[1 1 1]);
rectangle('Position',[50 -93.75 3.125 3.125], 'FaceColor',[0 0 0]);
rectangle('Position',[53.125 -93.75 3.125 3.125], 'FaceColor',[0 0 0]);
rectangle('Position',[87.5 -103.125 3.125 3.125], 'FaceColor',[0 0 0]);
rectangle('Position',[90.625 -103.125 3.125 3.125], 'FaceColor',[0 0 0]);
rectangle('Position',[87.5 -106.25 3.125 3.125], 'FaceColor',[1 1 1]);
rectangle('Position',[90.625 -106.25 3.125 3.125], 'FaceColor',[1 1 1]);
rectangle('Position',[93.75 -103.125 3.125 3.125], 'FaceColor',[0 0 0]);
rectangle('Position',[96.875 -103.125 3.125 3.125], 'FaceColor',[0 0 0]);
rectangle('Position',[93.75 -106.25 3.125 3.125], 'FaceColor',[1 1 1]);
rectangle('Position',[96.875 -106.25 3.125 3.125], 'FaceColor',[1 1 1]);
rectangle('Position',[100 -103.125 3.125 3.125], 'FaceColor',[0 0 0]);
rectangle('Position',[103.125 -103.125 3.125 3.125], 'FaceColor',[0 0 0]);
rectangle('Position',[100 -106.25 3.125 3.125], 'FaceColor',[1 1 1]);
rectangle('Position',[103.125 -106.25 3.125 3.125], 'FaceColor',[1 1 1]);
rectangle('Position',[106.25 -103.125 3.125 3.125], 'FaceColor',[0 0 0]);
rectangle('Position',[109.375 -103.125 3.125 3.125], 'FaceColor',[0 0 0]);
rectangle('Position',[106.25 -106.25 3.125 3.125], 'FaceColor',[1 1 1]);
rectangle('Position',[109.375 -106.25 3.125 3.125], 'FaceColor',[1 1 1]);
rectangle('Position',[112.5 -103.125 3.125 3.125], 'FaceColor',[0 0 0]);
rectangle('Position',[115.625 -103.125 3.125 3.125], 'FaceColor',[0 0 0]);
rectangle('Position',[112.5 -106.25 3.125 3.125], 'FaceColor',[1 1 1]);
rectangle('Position',[115.625 -106.25 3.125 3.125], 'FaceColor',[1 1 1]);
rectangle('Position',[118.75 -103.125 3.125 3.125], 'FaceColor',[0 0 0]);
rectangle('Position',[121.875 -103.125 3.125 3.125], 'FaceColor',[0 0 0]);
rectangle('Position',[118.75 -106.25 3.125 3.125], 'FaceColor',[1 1 1]);
rectangle('Position',[121.875 -106.25 3.125 3.125], 'FaceColor',[1 1 1]);
rectangle('Position',[125 -103.125 3.125 3.125], 'FaceColor',[0 0 0]);
rectangle('Position',[128.125 -103.125 3.125 3.125], 'FaceColor',[0 0 0]);
rectangle('Position',[125 -106.25 3.125 3.125], 'FaceColor',[1 1 1]);
rectangle('Position',[128.125 -106.25 3.125 3.125], 'FaceColor',[1 1 1]);
rectangle('Position',[106.25 -140.625 3.125 3.125], 'FaceColor',[1 1 1]);
rectangle('Position',[109.375 -140.625 3.125 3.125], 'FaceColor',[0 0 0]);
rectangle('Position',[106.25 -143.75 3.125 3.125], 'FaceColor',[1 1 1]);
rectangle('Position',[109.375 -143.75 3.125 3.125], 'FaceColor',[0 0 0]);
rectangle('Position',[106.25 -146.875 3.125 3.125], 'FaceColor',[1 1 1]);
rectangle('Position',[109.375 -146.875 3.125 3.125], 'FaceColor',[0 0 0]);
rectangle('Position',[106.25 -150 3.125 3.125], 'FaceColor',[1 1 1]);
rectangle('Position',[109.375 -150 3.125 3.125], 'FaceColor',[0 0 0]);
rectangle('Position',[150 -140.625 3.125 3.125], 'FaceColor',[1 1 1]);
rectangle('Position',[153.125 -140.625 3.125 3.125], 'FaceColor',[1 1 1]);
rectangle('Position',[150 -143.75 3.125 3.125], 'FaceColor',[0 0 0]);
rectangle('Position',[153.125 -143.75 3.125 3.125], 'FaceColor',[0 0 0]);
rectangle('Position',[156.25 -140.625 3.125 3.125], 'FaceColor',[1 1 1]);
rectangle('Position',[159.375 -140.625 3.125 3.125], 'FaceColor',[1 1 1]);
rectangle('Position',[156.25 -143.75 3.125 3.125], 'FaceColor',[0 0 0]);
rectangle('Position',[159.375 -143.75 3.125 3.125], 'FaceColor',[0 0 0]);
rectangle('Position',[162.5 -140.625 3.125 3.125], 'FaceColor',[1 1 1]);
rectangle('Position',[165.625 -140.625 3.125 3.125], 'FaceColor',[1 1 1]);
rectangle('Position',[162.5 -143.75 3.125 3.125], 'FaceColor',[0 0 0]);
rectangle('Position',[165.625 -143.75 3.125 3.125], 'FaceColor',[0 0 0]);
rectangle('Position',[168.75 -140.625 3.125 3.125], 'FaceColor',[1 1 1]);
rectangle('Position',[171.875 -140.625 3.125 3.125], 'FaceColor',[1 1 1]);
rectangle('Position',[168.75 -143.75 3.125 3.125], 'FaceColor',[0 0 0]);
rectangle('Position',[171.875 -143.75 3.125 3.125], 'FaceColor',[0 0 0]);
rectangle('Position',[175 -140.625 3.125 3.125], 'FaceColor',[1 1 1]);
rectangle('Position',[178.125 -140.625 3.125 3.125], 'FaceColor',[1 1 1]);
rectangle('Position',[175 -143.75 3.125 3.125], 'FaceColor',[0 0 0]);
rectangle('Position',[178.125 -143.75 3.125 3.125], 'FaceColor',[0 0 0]);
rectangle('Position',[181.25 -140.625 3.125 3.125], 'FaceColor',[1 1 1]);
rectangle('Position',[184.375 -140.625 3.125 3.125], 'FaceColor',[1 1 1]);
rectangle('Position',[181.25 -143.75 3.125 3.125], 'FaceColor',[0 0 0]);
rectangle('Position',[184.375 -143.75 3.125 3.125], 'FaceColor',[0 0 0]);
rectangle('Position',[187.5 -140.625 3.125 3.125], 'FaceColor',[1 1 1]);
rectangle('Position',[190.625 -140.625 3.125 3.125], 'FaceColor',[1 1 1]);
rectangle('Position',[187.5 -143.75 3.125 3.125], 'FaceColor',[0 0 0]);
rectangle('Position',[190.625 -143.75 3.125 3.125], 'FaceColor',[0 0 0]);
rectangle('Position',[106.25 -153.125 3.125 3.125], 'FaceColor',[1 1 1]);
rectangle('Position',[109.375 -153.125 3.125 3.125], 'FaceColor',[0 0 0]);
rectangle('Position',[106.25 -156.25 3.125 3.125], 'FaceColor',[1 1 1]);
rectangle('Position',[109.375 -156.25 3.125 3.125], 'FaceColor',[0 0 0]);
rectangle('Position',[106.25 -159.375 3.125 3.125], 'FaceColor',[1 1 1]);
rectangle('Position',[109.375 -159.375 3.125 3.125], 'FaceColor',[0 0 0]);
rectangle('Position',[106.25 -162.5 3.125 3.125], 'FaceColor',[1 1 1]);
rectangle('Position',[109.375 -162.5 3.125 3.125], 'FaceColor',[0 0 0]);
rectangle('Position',[106.25 -165.625 3.125 3.125], 'FaceColor',[1 1 1]);
rectangle('Position',[109.375 -165.625 3.125 3.125], 'FaceColor',[0 0 0]);
rectangle('Position',[106.25 -168.75 3.125 3.125], 'FaceColor',[1 1 1]);
rectangle('Position',[109.375 -168.75 3.125 3.125], 'FaceColor',[0 0 0]);
rectangle('Position',[106.25 -171.875 3.125 3.125], 'FaceColor',[1 1 1]);
rectangle('Position',[109.375 -171.875 3.125 3.125], 'FaceColor',[0 0 0]);
rectangle('Position',[106.25 -175 3.125 3.125], 'FaceColor',[1 1 1]);
rectangle('Position',[109.375 -175 3.125 3.125], 'FaceColor',[0 0 0]);
rectangle('Position',[106.25 -178.125 3.125 3.125], 'FaceColor',[1 1 1]);
rectangle('Position',[109.375 -178.125 3.125 3.125], 'FaceColor',[0 0 0]);
rectangle('Position',[106.25 -181.25 3.125 3.125], 'FaceColor',[1 1 1]);
rectangle('Position',[109.375 -181.25 3.125 3.125], 'FaceColor',[0 0 0]);
rectangle('Position',[106.25 -184.375 3.125 3.125], 'FaceColor',[1 1 1]);
rectangle('Position',[109.375 -184.375 3.125 3.125], 'FaceColor',[0 0 0]);
rectangle('Position',[106.25 -187.5 3.125 3.125], 'FaceColor',[1 1 1]);
rectangle('Position',[109.375 -187.5 3.125 3.125], 'FaceColor',[0 0 0]);
rectangle('Position',[106.25 -190.625 3.125 3.125], 'FaceColor',[1 1 1]);
rectangle('Position',[109.375 -190.625 3.125 3.125], 'FaceColor',[0 0 0]);
rectangle('Position',[106.25 -193.75 3.125 3.125], 'FaceColor',[1 1 1]);
rectangle('Position',[109.375 -193.75 3.125 3.125], 'FaceColor',[0 0 0]);
X=[186,182.5,177.5,175,150,137.5,137.5,133.75,131.25,128.125,125,121.875,118.75,115.625,112.5,109.375,106.25,103.125,100,96.875,93.75,90.625,87.5,75,62.5,50,25,25,25,13,13];
Y=[-13,-25,-37.5,-50,-75,-87.5,-93.75,-100,-103.125,-103.125,-103.125,-103.125,-103.125,-103.125,-103.125,-103.125,-103.125,-103.125,-103.125,-103.125,-103.125,-103.125,-103.125,-100,-87.5,-75,-50,-37.5,-25,-13,-13];
hold on;
plot(X,Y,'r');
plot(X,Y,'bo');
legend('278.6','Location','southoutside');
